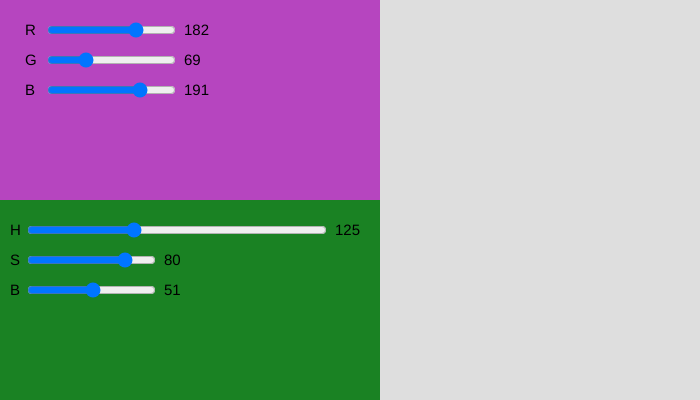
Frame 1 (no input)
Frame 60 (no input): identical to frame 1, image omitted
Frame 120 (the mouse pressed at the canvas centre since frame 60): identical to frame 1, image omitted

The p5.js sketch that drew this single still picture (run headless with seeded random() and noise() and a simulated clock; from frame 60 on, the mouse is pressed at the canvas centre):

// p5.js sketch
// ── sketch.js
// RGB HSB sliders v7
//https://editor.p5js.org/benjamin.bergery/sketches/uAZuz9rfw
// enabling you to compare and see if you can match colors via Red Green Blue versus
// Hue Saturation Brightness sliders

let rSlider, gSlider, bSlider;
let huSlider, saSlider, brSlider;

function setup() {
  createCanvas(700, 400);
  textSize(15);
  noStroke();
  background(222);
  
  createRGBsliders(); 
  
  createHSBsliders();

  writeComments();
  
  createP();
  createSpan("---> RELOAD THE PAGE to get 2 new colors to match ");
}


function draw() {

  let r = rSlider.value();
  let g = gSlider.value();
  let b = bSlider.value();

  colorMode(RGB);

  // draw top color rectangle
  fill(r, g, b);
  rect(0, 0, 380, 200);

  // display RGB labels and values
  fill(0);
  text("R", 25, 35);
  text(r, 25 + rSlider.width + 30, 35);
  text("G", 25, 65);
  text(g, 25 + gSlider.width + 30, 65);
  text("B", 25, 95);
  text(b, 25 + bSlider.width + 30, 95);

  // switch to Hue Saturation Brightness mode
  colorMode(HSB, 360, 100, 100, 1);

  let hu = huSlider.value();
  let sa = saSlider.value();
  let br = brSlider.value();

  // draw bottom color rectangle  
  fill(hu, sa, br);
  rect(0, 200, 380, 200);

  // display HSB labels and values
  fill(0, 0, 0);
  text("H", 10, 235);
  text(hu, 25 + huSlider.width + 10, 235);
  text("S", 10, 265);
  text(sa, 25 + gSlider.width + 10, 265);
  text("B", 10, 295);
  text(br, 25 + bSlider.width + 10, 295);
}

/////////////////////////////////////////

function createRGBsliders() {
  rSlider = createSlider(0, 255, random(0,255));
  rSlider.position(45, 20);
  gSlider = createSlider(0, 255, random(20,255));
  gSlider.position(45, 50);
  bSlider = createSlider(0, 255, random(0,255));
  bSlider.position(45, 80);
}

function createHSBsliders() {
  huSlider = createSlider(0, 360, random(0,360));
  huSlider.position(25, 220);
  huSlider.style("width", "300px");
  saSlider = createSlider(0, 100, random(0,100));
  saSlider.position(25, 250);
  brSlider = createSlider(0, 100, random(30,100));
  brSlider.position(25, 280);
}



function writeComments_text() {

  let topx = 405;
  let topy = 40;
  let line = 20;


  text("MATCH THE COLORS", topx, topy);
  text("BETWEEN RGB (Red Green Blue) ", topx, topy + line);
  text("AND HSB (Hue Saturation Brightness)", topx, topy + line * 2);
  text("USING SLIDERS", topx, topy + line * 3);
  text(" ", topx, topy + line * 4);

  let paragraphy = topy + line * 5;
  text("It's easier to change HSB (the bottom)", topx, paragraphy);
  text("to match RGB (the top) than it is", topx, paragraphy + line);
  text("to change the top to match the bottom.", topx, paragraphy + line * 2);
  text(" ", topx, paragraphy + line * 3);
  text("HSB seems more intuitive", topx, paragraphy + line * 4);
  text("for building colors ", topx, paragraphy + line * 5);
  text("because it's easy to find a hue.", topx, paragraphy + line * 6);
  text(" ", topx, paragraphy + line * 7);
  text("But the RGB difficulty is also about", topx, paragraphy + line * 8);
  text("changing brightness, which involves", topx, paragraphy + line * 9);
  text("changing 2 sliders at a time.", topx, paragraphy + line * 10);
    text("© Benjamin Bergery 2023", topx, paragraphy + line * 12);

}

function writeComments() {
  createP(`
  MATCH THE COLORS
  BETWEEN RGB (Red Green Blue)
  AND HSB (Hue Saturation Brightness)
  USING SLIDERS
       
  It's easier to change HSB (the bottom)
  to match RGB (the top) than it is
  to change the top to match the bottom.
   
  HSB seems more intuitive
  for building colors 
  because it's easy to find a hue.
   
  But the RGB difficulty is also about
  changing brightness, which involves
  changing 2 sliders at a time.<br>
  © Benjamin Bergery 2023
  `);
}
